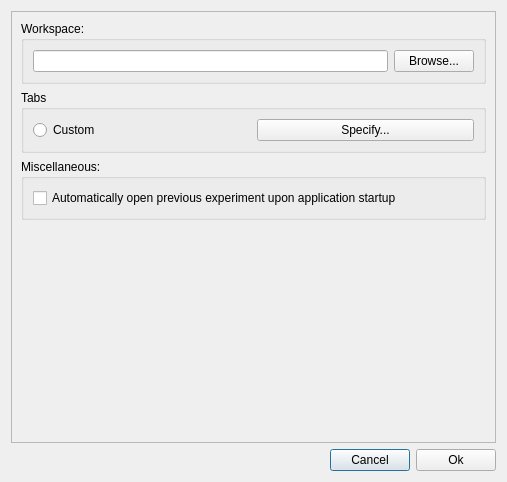
<?xml version="1.0" encoding="UTF-8"?>
<ui version="4.0">
 <class>DialogPreferences</class>
 <widget class="QDialog" name="DialogPreferences">
  <property name="geometry">
   <rect>
    <x>0</x>
    <y>0</y>
    <width>507</width>
    <height>482</height>
   </rect>
  </property>
  <property name="windowTitle">
   <string>Meggie - Preferences</string>
  </property>
  <layout class="QGridLayout" name="gridLayout_3">
   <item row="5" column="0">
    <layout class="QHBoxLayout" name="horizontalLayout_2">
     <item>
      <spacer name="horizontalSpacer">
       <property name="orientation">
        <enum>Qt::Horizontal</enum>
       </property>
       <property name="sizeHint" stdset="0">
        <size>
         <width>40</width>
         <height>20</height>
        </size>
       </property>
      </spacer>
     </item>
     <item>
      <widget class="QPushButton" name="pushButtonCancel">
       <property name="text">
        <string>Cancel</string>
       </property>
      </widget>
     </item>
     <item>
      <widget class="QPushButton" name="pushButtonAccept">
       <property name="text">
        <string>Ok</string>
       </property>
      </widget>
     </item>
    </layout>
   </item>
   <item row="0" column="0">
    <widget class="QScrollArea" name="scrollArea">
     <property name="widgetResizable">
      <bool>true</bool>
     </property>
     <widget class="QWidget" name="scrollAreaWidgetContents">
      <property name="geometry">
       <rect>
        <x>0</x>
        <y>0</y>
        <width>487</width>
        <height>431</height>
       </rect>
      </property>
      <layout class="QGridLayout" name="gridLayout_5">
       <item row="0" column="0">
        <widget class="QGroupBox" name="groupBoxWorkspace">
         <property name="title">
          <string>Workspace:</string>
         </property>
         <layout class="QGridLayout" name="gridLayout_2">
          <item row="0" column="0">
           <widget class="QLineEdit" name="LineEditFilePath"/>
          </item>
          <item row="0" column="1">
           <widget class="QPushButton" name="ButtonBrowseWorkingDir">
            <property name="text">
             <string>Browse...</string>
            </property>
           </widget>
          </item>
         </layout>
        </widget>
       </item>
       <item row="2" column="0">
        <widget class="QGroupBox" name="groupBoxTabs">
         <property name="title">
          <string>Tabs</string>
         </property>
         <layout class="QGridLayout" name="gridLayoutTabs">
          <item row="0" column="0">
           <layout class="QHBoxLayout" name="horizontalLayoutCustom">
            <item>
             <widget class="QRadioButton" name="radioButtonCustom">
              <property name="text">
               <string>Custom</string>
              </property>
             </widget>
            </item>
            <item>
             <widget class="QPushButton" name="pushButtonCustom">
              <property name="text">
               <string>Specify...</string>
              </property>
             </widget>
            </item>
           </layout>
          </item>
         </layout>
        </widget>
       </item>
       <item row="4" column="0">
        <spacer name="verticalSpacer">
         <property name="orientation">
          <enum>Qt::Vertical</enum>
         </property>
         <property name="sizeHint" stdset="0">
          <size>
           <width>20</width>
           <height>40</height>
          </size>
         </property>
        </spacer>
       </item>
       <item row="3" column="0">
        <widget class="QGroupBox" name="groupBoxMisc">
         <property name="title">
          <string>Miscellaneous:</string>
         </property>
         <layout class="QGridLayout" name="gridLayout_4">
          <item row="0" column="0">
           <widget class="QCheckBox" name="checkBoxAutomaticOpenPreviousExperiment">
            <property name="text">
             <string>Automatically open previous experiment upon application startup</string>
            </property>
           </widget>
          </item>
         </layout>
        </widget>
       </item>
      </layout>
     </widget>
    </widget>
   </item>
  </layout>
 </widget>
 <resources/>
 <connections>
  <connection>
   <sender>pushButtonCancel</sender>
   <signal>clicked()</signal>
   <receiver>DialogPreferences</receiver>
   <slot>reject()</slot>
   <hints>
    <hint type="sourcelabel">
     <x>370</x>
     <y>455</y>
    </hint>
    <hint type="destinationlabel">
     <x>274</x>
     <y>463</y>
    </hint>
   </hints>
  </connection>
  <connection>
   <sender>pushButtonAccept</sender>
   <signal>clicked()</signal>
   <receiver>DialogPreferences</receiver>
   <slot>accept()</slot>
   <hints>
    <hint type="sourcelabel">
     <x>437</x>
     <y>455</y>
    </hint>
    <hint type="destinationlabel">
     <x>185</x>
     <y>464</y>
    </hint>
   </hints>
  </connection>
 </connections>
</ui>
